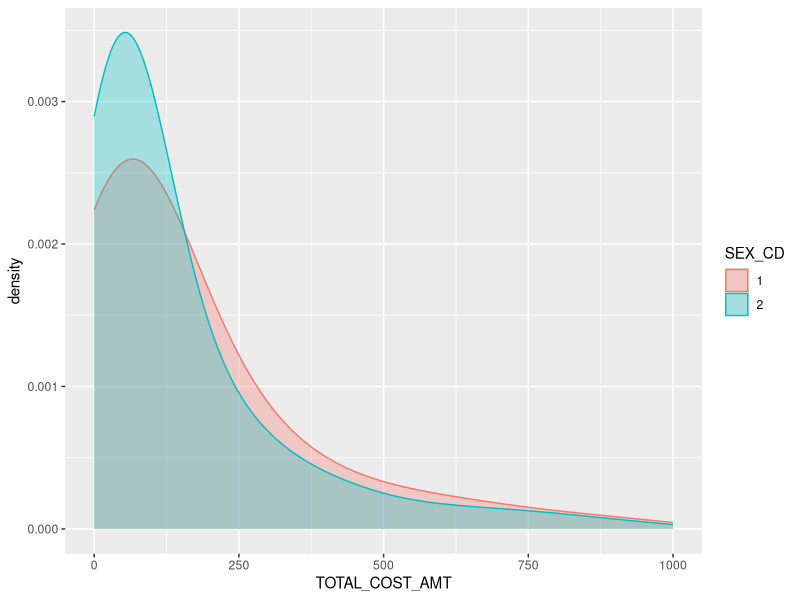
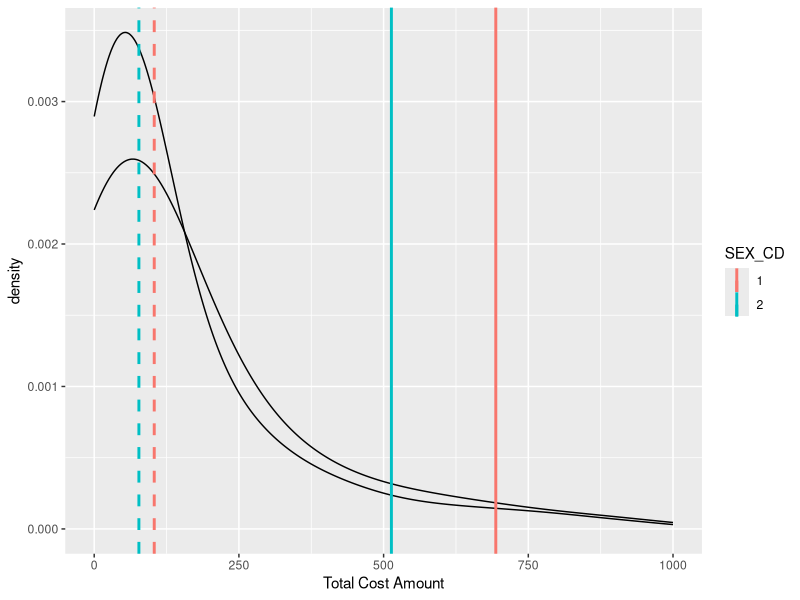
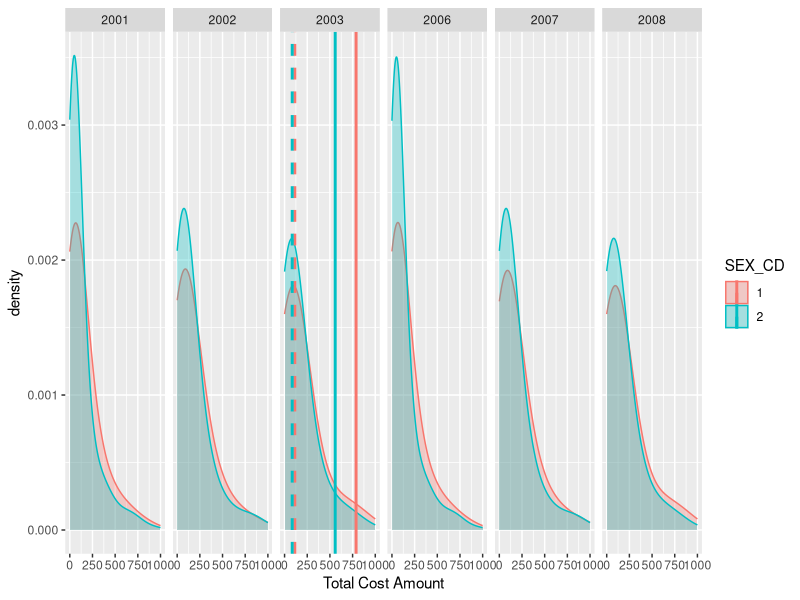

Source code (R) for these figures, in order:
# Load Libraries
library(dplyr)
library(ggplot2)

# Set working directory
setwd('~')


# Read in the csv data from the casemix summary pull in the last section
dat=read.csv("Casemix_Smry.csv",header=TRUE)
dat$SEX_CD = as.factor(dat$SEX_CD)


# Plot the densities of TOTAL_COST_AMT by SEX_CD
ggplot(data=dat,aes(x = TOTAL_COST_AMT, fill = SEX_CD, color=SEX_CD)) + 
  geom_density(adjust=5,alpha=0.3) +
  xlim(0,1000) # This will not show the long right tail so we can see the distributions better


# Create a summary data set containing the means and medians of TOTAL_COST_AMT by SEX_CD
cost.summary=dat %>% 
  group_by(SEX_CD) %>% 
  summarise(mn = mean(TOTAL_COST_AMT), med=median(TOTAL_COST_AMT), cnt=length(TOTAL_COST_AMT))

cost.summary

# Overlay reference lines for the means and medians of each distribution from cost.summary
# hint: geom_vline() is the function needed for vertical reference lines.
ggplot(data=dat,aes(x = TOTAL_COST_AMT,
                    group=SEX_CD)) + 
  geom_density(adjust=5,alpha=0.3) + 
  geom_vline(data=cost.summary, 
             aes(xintercept=med,  color=SEX_CD),
             linetype="dashed", size=1) + 
  geom_vline(data=cost.summary, 
             aes(xintercept=mn,  color=SEX_CD),
             linetype="solid", size=1) + 
  labs(x = "Total Cost Amount") +
  xlim(0,1000) # This will not show the long right tail so we can see the distributions better



# Overlay reference lines for the mean and median of only the 2003 facet Total Cost Amount distribution
cost.summary=dat %>% 
  group_by(SEX_CD, ADMIT_YR) %>% 
  summarise(mn = mean(TOTAL_COST_AMT), med=median(TOTAL_COST_AMT), cnt=length(TOTAL_COST_AMT))

cost.summary$med[cost.summary$ADMIT_YR!=2003] = NA
cost.summary$mn[cost.summary$ADMIT_YR!=2003] = NA

ggplot(data=dat,aes(x = TOTAL_COST_AMT,
                    color=SEX_CD,
                    fill=SEX_CD)) + 
  geom_density(adjust=5,alpha=0.3) + 
  geom_vline(data=cost.summary, 
             aes(xintercept=med,  color=SEX_CD),
             linetype="dashed", size=1) + 
  geom_vline(data=cost.summary, 
             aes(xintercept=mn,  color=SEX_CD),
             linetype="solid", size=1) + 
  labs(x = "Total Cost Amount") +
  xlim(0,1000) +
  facet_grid(~ADMIT_YR)
